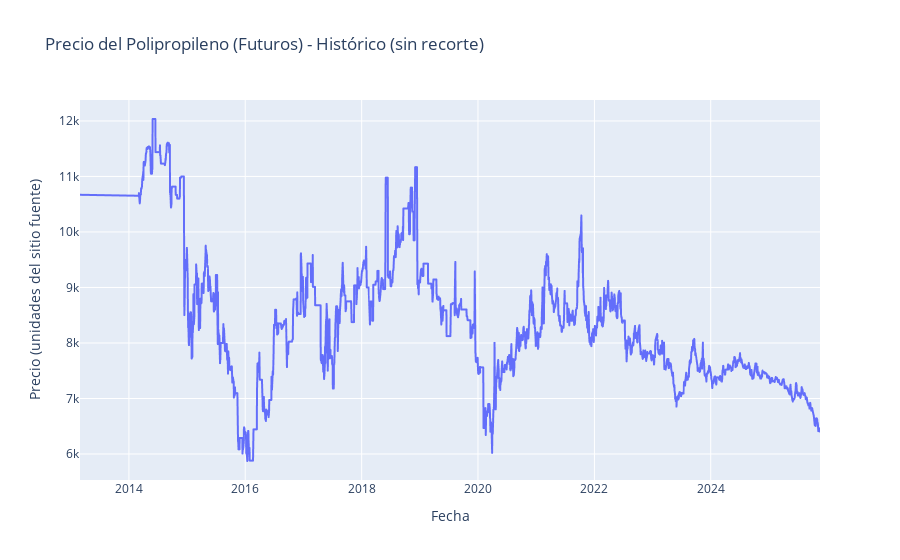

Notebook cell for this chart:
### Code cell
fig = px.line(
    df,
    x="Date",
    y="Price",
    title="Precio del Polipropileno (Futuros) - Histórico (sin recorte)"
)
fig.update_xaxes(title="Fecha")
fig.update_yaxes(title="Precio (unidades del sitio fuente)")
fig.show()

### Figure 1 — Plotly figure (JSON) as saved in the notebook; plotly's stock layout.template omitted (floating-point values rounded to 4 significant figures; data arrays with more than 128 entries replaced by an {"elided": "..."} marker saying what was removed)
{"data": [{"hovertemplate": "Date=%{x}<br>Price=%{y}<extra></extra>", "legendgroup": "", "line": {"color": "#636efa", "dash": "solid"}, "marker": {"symbol": "circle"}, "mode": "lines", "name": "", "showlegend": false, "type": "scattergl", "x": {"elided": "2748 str values"}, "xaxis": "x", "y": {"elided": "2748 float values"}, "yaxis": "y"}], "layout": {"legend": {"tracegroupgap": 0}, "title": {"text": "Precio del Polipropileno (Futuros) - Histórico (sin recorte)"}, "xaxis": {"anchor": "y", "domain": [0, 1], "title": {"text": "Fecha"}}, "yaxis": {"anchor": "x", "domain": [0, 1], "title": {"text": "Precio (unidades del sitio fuente)"}}}}
